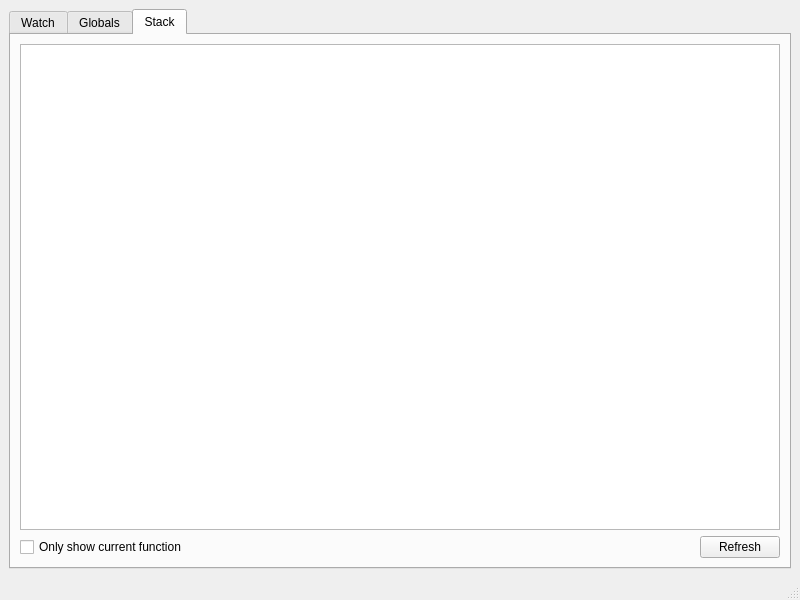
<?xml version="1.0" encoding="UTF-8"?>
<ui version="4.0">
 <class>DataInspectorWindow</class>
 <widget class="QMainWindow" name="DataInspectorWindow">
  <property name="geometry">
   <rect>
    <x>0</x>
    <y>0</y>
    <width>800</width>
    <height>600</height>
   </rect>
  </property>
  <property name="sizePolicy">
   <sizepolicy hsizetype="Expanding" vsizetype="Expanding">
    <horstretch>0</horstretch>
    <verstretch>0</verstretch>
   </sizepolicy>
  </property>
  <property name="windowTitle">
   <string>PCSX2 Data Inspector</string>
  </property>
  <property name="windowIcon">
   <iconset>
    <normalon>:/icons/AppIcon64.png</normalon>
   </iconset>
  </property>
  <widget class="QWidget" name="centralwidget">
   <layout class="QVBoxLayout" name="verticalLayout">
    <item>
     <widget class="QTabWidget" name="tabs">
      <property name="currentIndex">
       <number>2</number>
      </property>
      <widget class="QWidget" name="watchTab">
       <attribute name="title">
        <string>Watch</string>
       </attribute>
       <layout class="QVBoxLayout" name="verticalLayout_5">
        <item>
         <widget class="QTreeView" name="watchTreeView"/>
        </item>
        <item>
         <layout class="QHBoxLayout" name="watchControls">
          <item>
           <widget class="QPushButton" name="watchAddButton">
            <property name="text">
             <string>Add</string>
            </property>
           </widget>
          </item>
          <item>
           <widget class="QPushButton" name="watchRemoveButton">
            <property name="text">
             <string>Remove</string>
            </property>
           </widget>
          </item>
          <item>
           <widget class="QPushButton" name="watchClearButton">
            <property name="text">
             <string>Clear</string>
            </property>
           </widget>
          </item>
          <item>
           <spacer name="watchControlsSpacer">
            <property name="orientation">
             <enum>Qt::Horizontal</enum>
            </property>
            <property name="sizeHint" stdset="0">
             <size>
              <width>40</width>
              <height>20</height>
             </size>
            </property>
           </spacer>
          </item>
          <item>
           <widget class="QPushButton" name="watchLoadButton">
            <property name="text">
             <string>Load</string>
            </property>
           </widget>
          </item>
          <item>
           <widget class="QPushButton" name="watchSaveButton">
            <property name="text">
             <string>Save</string>
            </property>
           </widget>
          </item>
         </layout>
        </item>
       </layout>
      </widget>
      <widget class="QWidget" name="globalsTab">
       <attribute name="title">
        <string>Globals</string>
       </attribute>
       <layout class="QVBoxLayout" name="verticalLayout_2">
        <item>
         <widget class="QLineEdit" name="globalsFilter">
          <property name="placeholderText">
           <string>Filter</string>
          </property>
         </widget>
        </item>
        <item>
         <widget class="QTreeView" name="globalsTreeView"/>
        </item>
        <item>
         <layout class="QHBoxLayout" name="globalsControls">
          <item>
           <widget class="QCheckBox" name="globalsGroupBySection">
            <property name="text">
             <string>Group by section</string>
            </property>
           </widget>
          </item>
          <item>
           <widget class="QCheckBox" name="globalsGroupByTranslationUnit">
            <property name="text">
             <string>Group by translation unit</string>
            </property>
            <property name="checked">
             <bool>true</bool>
            </property>
           </widget>
          </item>
          <item>
           <spacer name="globalsControlsSpacer">
            <property name="orientation">
             <enum>Qt::Horizontal</enum>
            </property>
            <property name="sizeHint" stdset="0">
             <size>
              <width>40</width>
              <height>20</height>
             </size>
            </property>
           </spacer>
          </item>
         </layout>
        </item>
       </layout>
      </widget>
      <widget class="QWidget" name="stackTab">
       <attribute name="title">
        <string>Stack</string>
       </attribute>
       <layout class="QVBoxLayout" name="verticalLayout_3">
        <item>
         <widget class="QTreeView" name="stackTreeView"/>
        </item>
        <item>
         <layout class="QHBoxLayout" name="stackControls">
          <item>
           <widget class="QCheckBox" name="checkBox">
            <property name="text">
             <string>Only show current function</string>
            </property>
           </widget>
          </item>
          <item>
           <spacer name="horizontalSpacer">
            <property name="orientation">
             <enum>Qt::Horizontal</enum>
            </property>
            <property name="sizeHint" stdset="0">
             <size>
              <width>40</width>
              <height>20</height>
             </size>
            </property>
           </spacer>
          </item>
          <item>
           <widget class="QPushButton" name="stackRefreshButton">
            <property name="text">
             <string>Refresh</string>
            </property>
           </widget>
          </item>
         </layout>
        </item>
       </layout>
      </widget>
     </widget>
    </item>
   </layout>
  </widget>
  <widget class="QStatusBar" name="statusBar"/>
 </widget>
 <resources/>
 <connections/>
</ui>
